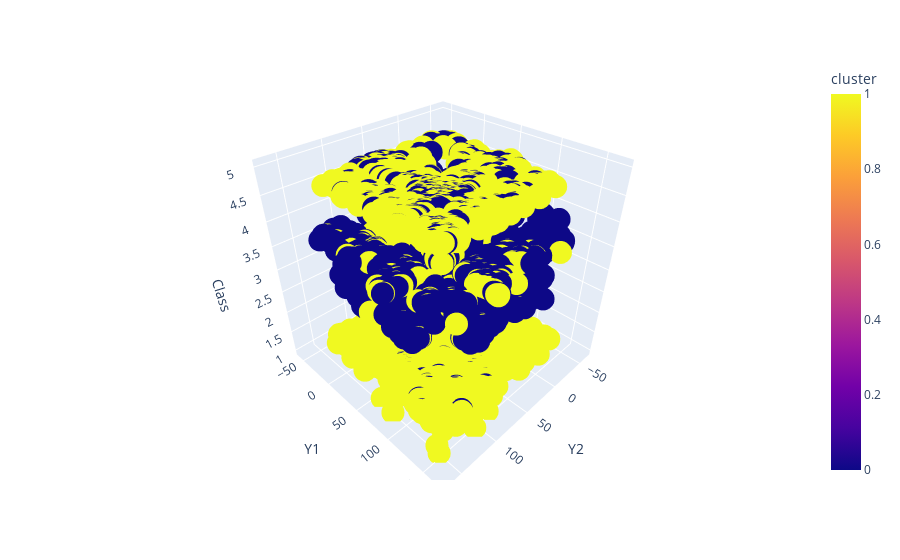

Notebook cell for this chart:
### Code cell
import plotly.express as px
fig = px.scatter_3d(df_mocap, x='Y2', y='Y1', z='Class',
              color='cluster')
fig.show()

### Figure 1 — Plotly figure (JSON) as saved in the notebook; plotly's stock layout.template omitted (floating-point values rounded to 4 significant figures; data arrays with more than 128 entries replaced by an {"elided": "..."} marker saying what was removed)
{"data": [{"hovertemplate": "Y2=%{x}<br>Y1=%{y}<br>Class=%{z}<br>cluster=%{marker.color}<extra></extra>", "legendgroup": "", "marker": {"color": {"elided": "10000 int values"}, "coloraxis": "coloraxis", "symbol": "circle"}, "mode": "markers", "name": "", "scene": "scene", "showlegend": false, "type": "scatter3d", "x": {"elided": "10000 float values"}, "y": {"elided": "10000 float values"}, "z": {"elided": "10000 int values"}}], "layout": {"coloraxis": {"colorbar": {"title": {"text": "cluster"}}, "colorscale": [[0, "#0d0887"], [0.1111, "#46039f"], [0.2222, "#7201a8"], [0.3333, "#9c179e"], [0.4444, "#bd3786"], [0.5556, "#d8576b"], [0.6667, "#ed7953"], [0.7778, "#fb9f3a"], [0.8889, "#fdca26"], [1, "#f0f921"]]}, "legend": {"tracegroupgap": 0}, "margin": {"t": 60}, "scene": {"domain": {"x": [0, 1], "y": [0, 1]}, "xaxis": {"title": {"text": "Y2"}}, "yaxis": {"title": {"text": "Y1"}}, "zaxis": {"title": {"text": "Class"}}}}}
